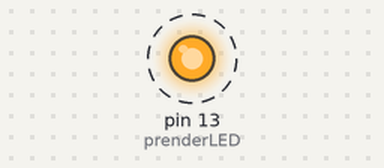
The sketch below on a simulated Arduino Uno, built with avr-gcc and run on an emulated ATmega328P. Shown: output pins drawn as LEDs (lit = HIGH). Dashed ring = blinking.

Above: at 0.4 s.
Timing chart, 0 to 4.5 s (numbered marks = the images above):
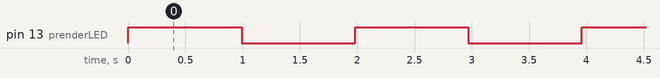

Measured:
- by itself, pin 13 (prenderLED): alternates HIGH for 0.98 s and LOW for 0.99 s

The sketch:

Actividad1.ino
```cpp
#include "Arduino_FreeRTOS.h"
#include "task.h"
#include "queue.h"
#include "semphr.h"
#include <avr/io.h>
#include <avr/interrupt.h>
#include <util/delay.h>

static void prenderLED(void* pvParameters);
static void apagarLED(void* pvParameters);
static TaskHandle_t xTask1 = NULL, xTask2 = NULL;

void setup()
{
  xTaskCreate(prenderLED , (const portCHAR*)"prenderLED" , 256 , NULL , 3 , &xTask1);
  xTaskCreate(apagarLED , (const portCHAR*)"apagarLED" , 256 , NULL , 3 , &xTask2);
  DDRB |= (1 << DDB5);
  xTaskNotifyGive(xTask1);
  vTaskStartScheduler();
}

void loop()
{
  // put your main code here, to run repeatedly:
}

static void prenderLED(void* pvParameters)
{
  TickType_t xLastWakeTime;
  while(1)
  {
    ulTaskNotifyTake(pdTRUE, portMAX_DELAY);
    xLastWakeTime = xTaskGetTickCount();
    PORTB |= (1 << DDB5);
    vTaskDelayUntil(&xLastWakeTime, (1000 / portTICK_PERIOD_MS));
    xTaskNotifyGive(xTask2);
  }
}

static void apagarLED(void* pvParameters)
{
  TickType_t xLastWakeTime;
  while(1)
  {
    ulTaskNotifyTake(pdTRUE, portMAX_DELAY);
    xLastWakeTime = xTaskGetTickCount();
    PORTB &= ~(1 << DDB5);
    vTaskDelayUntil(&xLastWakeTime, (1000 / portTICK_PERIOD_MS));
    xTaskNotifyGive(xTask1);
  }
}
```
